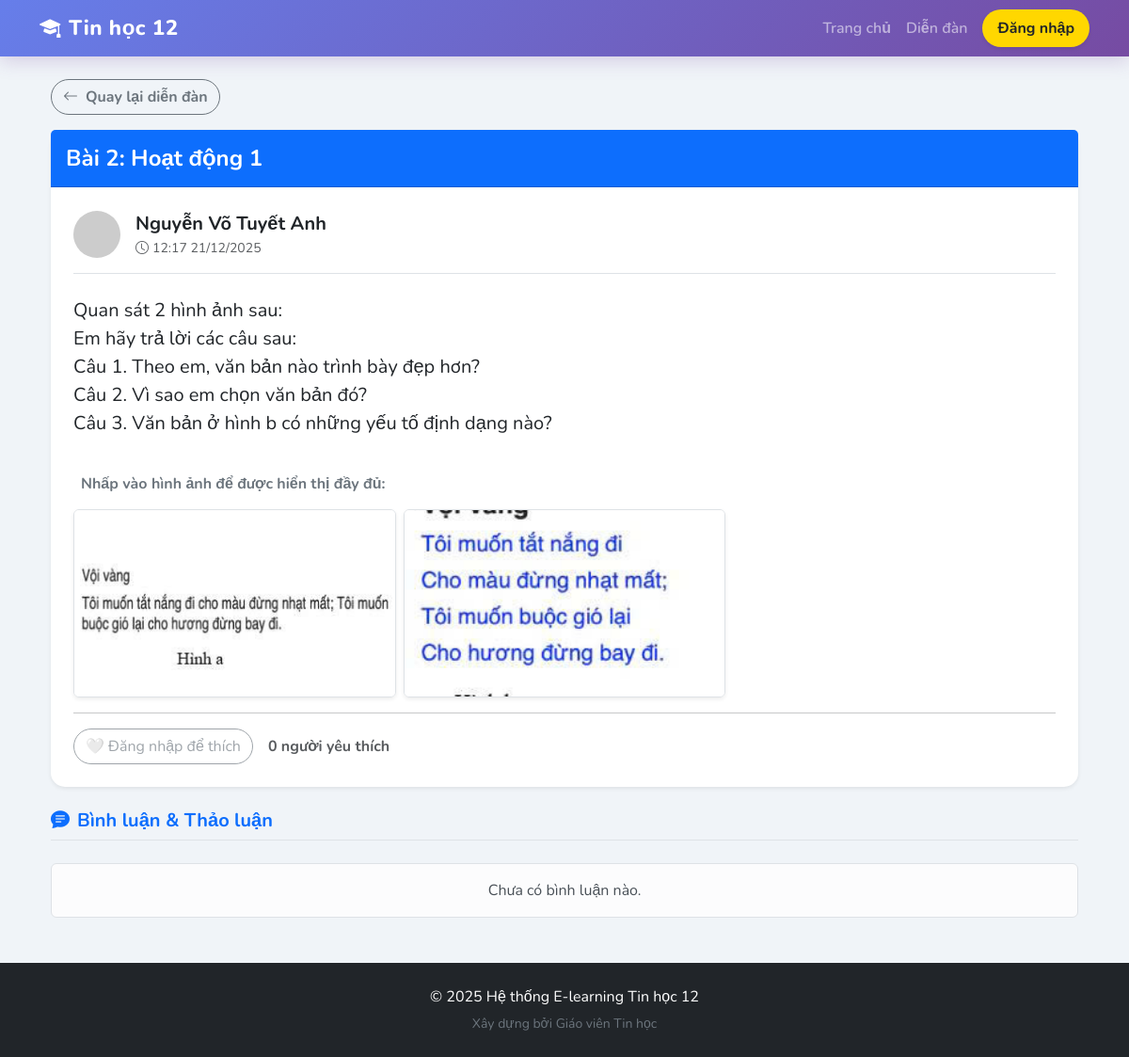
The page /forum_view.php?id=10 on the database its author committed.
### tables this page shows
CREATE TABLE `forum_topics` (
  `id` int(11) NOT NULL,
  `user_id` int(11) NOT NULL,
  `title` varchar(255) NOT NULL,
  `content` text NOT NULL,
  `created_at` timestamp NOT NULL DEFAULT current_timestamp(),
  `image` varchar(255) DEFAULT NULL
);

CREATE TABLE `users` (
  `id` int(11) NOT NULL,
  `name` varchar(100) DEFAULT NULL,
  `email` varchar(100) DEFAULT NULL,
  `password_hash` varchar(255) DEFAULT NULL,
  `role` enum('teacher','student') DEFAULT NULL,
  `class_name` varchar(10) DEFAULT NULL,
  `created_at` datetime DEFAULT current_timestamp(),
  `avatar` varchar(255) DEFAULT NULL
);

CREATE TABLE `forum_images` (
  `id` int(11) NOT NULL,
  `topic_id` int(11) NOT NULL,
  `image_path` varchar(255) NOT NULL
);

### forum_view.php (the view, shortened to what this page needs)
<?php
include 'includes/db.php';
$topic_id = intval($_GET['id']);
function get_image_url($filename) {
    $possible_paths = [
        "assets/uploads/forum/" . $filename,
        "uploads/" . $filename,
        "admin/uploads/" . $filename
    ];
    foreach ($possible_paths as $path) {
        if (file_exists($path)) return $path;
    }
    return "";
}
$sql_topic = "SELECT t.*, u.name FROM forum_topics t JOIN users u ON t.user_id = u.id WHERE t.id = $topic_id";
$res_topic = $conn->query($sql_topic);
$topic = $res_topic->fetch_assoc();
include 'includes/header.php';
$display_title = $topic['title'];
$display_content = isset($topic['content']) ? $topic['content'] : "";
?>
<div class="container mt-4 mb-5">
    <a href="forum.php" class="btn btn-outline-secondary mb-3 rounded-pill fw-bold">
        <i class="bi bi-arrow-left me-2"></i>Quay lại diễn đàn
    </a>
    <div class="card shadow-sm border-primary mb-4">
        <div class="card-header bg-primary text-white py-3">
            <h4 class="mb-0 fw-bold"><?php echo $display_title; ?></h4>
        </div>
        <div class="card-body p-4">
            <div class="d-flex align-items-center mb-4 pb-3 border-bottom">
                <img src="https://ui-avatars.com/api/?name=<?php echo $topic['name']; ?>&background=random" class="rounded-circle me-3" width="50" height="50">
                <div>
                    <div class="fw-bold fs-5"><?php echo $topic['name']; ?></div>
                    <div class="text-muted small"><i class="bi bi-clock me-1"></i><?php echo date('H:i d/m/Y', strtotime($topic['created_at'])); ?></div>
                </div>
            </div>
            <div class="card-text fs-5 mb-4" style="white-space: pre-wrap;"><?php echo $display_content; ?></div>
            <div class="row g-2 mt-3 mb-3">
                <?php
                $sql_images = "SELECT * FROM forum_images WHERE topic_id = $topic_id";
                $res_images = $conn->query($sql_images);
                if ($res_images && $res_images->num_rows > 0) {
                    echo '<div class="col-12 mt-3"><h6 class="fw-bold text-secondary"><i class="fas fa-images me-2"></i> Nhấp vào hình ảnh để được hiển thị đầy đủ:</h6></div>';
                    while ($img = $res_images->fetch_assoc()) {
                        $img_url_old = get_image_url($img['image_path']);
                        if (!empty($img_url_old)) {
                            echo '<div class="col-6 col-md-4"><img src="'.$img_url_old.'" class="img-fluid rounded border shadow-sm w-100" style="height: 200px; object-fit: cover; cursor: pointer;" onclick="window.open(this.src)"></div>';
                        }
                    }
                }
                ?>
            </div>
            <hr>
            <?php
            $sql_count_like = "SELECT COUNT(*) as total FROM forum_likes WHERE topic_id = $topic_id";
            $res_count = $conn->query($sql_count_like);
            $total_likes = $res_count ? $res_count->fetch_assoc()['total'] : 0;
            $is_liked = false;
            ?>
            <div class="d-flex align-items-center mt-3">
                <?php if(isset($_SESSION['user_id'])): ?>
                    <a href="forum_like.php?id=<?php echo $topic_id; ?>" class="text-decoration-none me-3">
                        <button class="btn <?php echo $is_liked ? 'btn-danger' : 'btn-outline-danger'; ?> rounded-pill px-4 fw-bold">
                            <i class="bi bi-heart<?php echo $is_liked ? '-fill' : ''; ?> me-1"></i>
                            <?php echo $is_liked ? 'Đã thích' : 'Thả tim'; ?>
                        </button>
                    </a>
                <?php else: ?>
                    <button class="btn btn-outline-secondary rounded-pill me-3" disabled>🤍 Đăng nhập để thích</button>
                <?php endif; ?>
                <span class="fw-bold text-muted">
                    <?php echo $total_likes; ?> người yêu thích
                </span>
            </div>
        </div>
    </div>
    <h5 class="text-primary fw-bold border-bottom pb-2 mb-4"><i class="bi bi-chat-text-fill me-2"></i>Bình luận & Thảo luận</h5>
    <?php
    $sql_replies = "SELECT r.*, u.name FROM forum_replies r JOIN users u ON r.user_id = u.id WHERE r.topic_id = $topic_id ORDER BY r.created_at ASC";
    $res_replies = $conn->query($sql_replies);
    if($res_replies && $res_replies->num_rows > 0){
        while($rep = $res_replies->fetch_assoc()){
            $reply_content = $rep['content'];
    ?>
        <div class="d-flex mb-3">
            <img src="https://ui-avatars.com/api/?name=<?php echo $rep['name']; ?>&background=random" class="rounded-circle me-3" width="45" height="45">
            <div class="card w-100 border-0 bg-light shadow-sm">
                <div class="card-body py-2 px-3">
                    <div class="d-flex justify-content-between align-items-center mb-1">
                        <strong class="text-dark"><?php echo $rep['name']; ?></strong>
                        <small class="text-muted" style="font-size: 0.8rem;"><?php echo date('H:i d/m/Y', strtotime($rep['created_at'])); ?></small>
                    </div>
                    <p class="mb-0 text-secondary"><?php echo nl2br($reply_content); ?></p>
                </div>
            </div>
        </div>
    <?php
        }
    } else {
        echo "<div class='alert alert-light border text-center'>Chưa có bình luận nào.</div>";
    }
    ?>
</div>
<?php include 'includes/footer.php'; ?>

### includes/header.php (style rules this page uses)
body { font-family: 'Nunito', sans-serif !important; background-color: #f0f4f8 !important; }
.card { border: none !important; border-radius: 15px !important; background: #ffffff; box-shadow: 0 10px 25px rgba(0,0,0,0.05); transition: all 0.3s ease; }

### rows shown on the page
forum_topics: title "Bài 2: Hoạt động 1", user.name "Nguyễn Võ Tuyết Anh", created_at "12:17 21/12/2025", content "Quan sát 2 hình ảnh sau: Em hãy trả lời các câu sau: Câu 1. Theo em, văn bản nào trình bày đẹp hơn? Câu 2. Vì sao em chọn văn bản đó? Câu 3. Văn bản ở hình b có những yếu tố định dạng nào?"
forum_images: image_path (picture)
forum_images: image_path (picture)

### other values the page prints
$total_likes "0"
